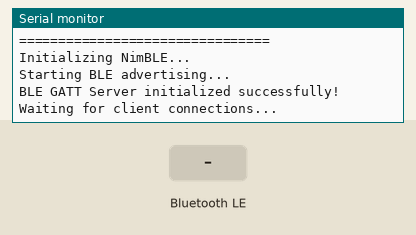
Recording of a program running on a simulated Seeed XIAO ESP32-C3. On the bench: the last lines printed to the serial monitor. The inputs (shaded band) are chosen by the test bench. Nothing arrives over Bluetooth unless stated; a phone connects over Bluetooth LE 3 s after start.

Above: at 1.2 s.
1.3 s: Bluetooth LE write "1" received
At 2.0 s:
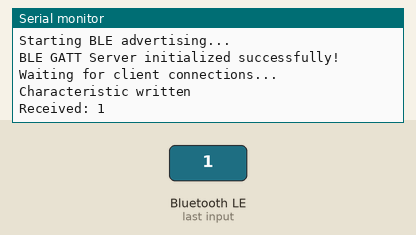
2.8 s: Bluetooth LE write "0" received
At 2.96 s:
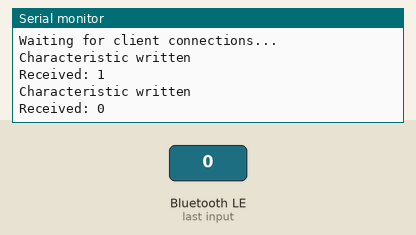
4.5 s: Bluetooth LE write "2" received
At 5.6 s:
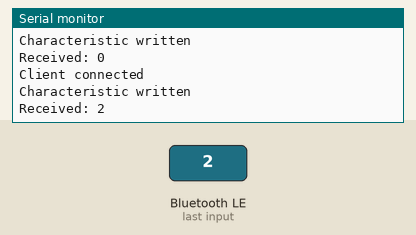

The program:

main.cpp
```cpp
#include <Arduino.h>
#include <NimBLEDevice.h>

// BLE Server variables
NimBLEServer* pServer = nullptr;
NimBLEService* pService = nullptr;
NimBLECharacteristic* pCharacteristic = nullptr;
NimBLECharacteristic* pWriteCharacteristic = nullptr;
NimBLEAdvertising* pAdvertising = nullptr;

// UUIDs for service and characteristics
#define CHARACTERISTIC_UUID "87654321-4321-8765-2109-cba987654321"
#define WRITE_CHAR_UUID     "abcdef01-2345-6789-abcd-ef0123456789"

// Device name for advertising
#define DEVICE_NAME "ModPill"

// Service UUID (was missing) - keep consistent with characteristic
#define SERVICE_UUID "12345678-1234-5678-1234-56789abcdef0"

bool deviceConnected = false;
bool oldDeviceConnected = false;
std::string receivedValue = "";

// Server callbacks to handle connection events
class MyServerCallbacks: public NimBLEServerCallbacks {
    void onConnect(NimBLEServer* pServer) {
        deviceConnected = true;
        Serial.println("Client connected");
        // Stop advertising when a client connects
        NimBLEDevice::stopAdvertising();
    };

    void onDisconnect(NimBLEServer* pServer) {
        deviceConnected = false;
        Serial.println("Client disconnected - start advertising");
        // Restart advertising when client disconnects
        NimBLEDevice::startAdvertising();
    }
};

// Characteristic callbacks to handle read/write operations
class MyCharacteristicCallbacks: public NimBLECharacteristicCallbacks {
    void onRead(NimBLECharacteristic* pCharacteristic) {
        Serial.println("Characteristic read");
        // You can modify the value here before it's sent to the client
        std::string value = "Hello from ModPill!";
        pCharacteristic->setValue(value);
    }

    void onWrite(NimBLECharacteristic* pCharacteristic) {
        Serial.println("Characteristic written");
        receivedValue = pCharacteristic->getValue();

        if (receivedValue.length() > 0) {
            Serial.print("Received: ");
            for (int i = 0; i < receivedValue.length(); i++) {
                Serial.print(receivedValue[i]);
            }
            Serial.println();
        }
    }
};

void initBLE() {
    Serial.println("Initializing NimBLE...");

    // Initialize NimBLE
    NimBLEDevice::init(DEVICE_NAME);

    // Set the transmission power, this will affect the connection range
    NimBLEDevice::setPower(ESP_PWR_LVL_P9); // +9dBm

    // Create the BLE Server
    pServer = NimBLEDevice::createServer();
    pServer->setCallbacks(new MyServerCallbacks());

    // Create the BLE Service
    pService = pServer->createService(SERVICE_UUID);

    // Create a BLE Characteristic for reading
    pCharacteristic = pService->createCharacteristic(
                         CHARACTERISTIC_UUID,
                         NIMBLE_PROPERTY::READ |
                         NIMBLE_PROPERTY::NOTIFY
                       );

    // Create a BLE Characteristic for writing
    pWriteCharacteristic = pService->createCharacteristic(
                             WRITE_CHAR_UUID,
                             NIMBLE_PROPERTY::WRITE |
                             NIMBLE_PROPERTY::WRITE_NR
                           );

    // Set callbacks for characteristics
    pCharacteristic->setCallbacks(new MyCharacteristicCallbacks());
    pWriteCharacteristic->setCallbacks(new MyCharacteristicCallbacks());

    // Set initial values
    pCharacteristic->setValue("ModPill Ready");

    // Start the service
    pService->start();

    // Start advertising
    pAdvertising = NimBLEDevice::getAdvertising();
    // Advertise the primary service UUID so mobile devices can filter by it
    pAdvertising->addServiceUUID(SERVICE_UUID);
    // Include the device name in the advertisement payload so iOS scanners see it quickly
    pAdvertising->setName(DEVICE_NAME);
    // Make sure service UUID and name are available in the scan response
    // Construct a scan response payload containing the local name
    NimBLEAdvertisementData scanResp;
    scanResp.setName(DEVICE_NAME);
    pAdvertising->setScanResponseData(scanResp);

    Serial.println("Starting BLE advertising...");
    NimBLEDevice::startAdvertising();

    Serial.println("BLE GATT Server initialized successfully!");
    Serial.println("Waiting for client connections...");
}

void setup() {
    // Initialize serial communication
    Serial.begin(115200);
    while (!Serial) {
        delay(100);
    }

    Serial.println("ModPill ESP32 NimBLE GATT Server");
    Serial.println("================================");

    // Initialize BLE
    initBLE();
}

void loop() {
    // Handle connection state changes
    if (!deviceConnected && oldDeviceConnected) {
        delay(500); // give the bluetooth stack the chance to get things ready
        pServer->startAdvertising(); // restart advertising
        Serial.println("Restart advertising");
        oldDeviceConnected = deviceConnected;
    }

    // Handle new connections
    if (deviceConnected && !oldDeviceConnected) {
        oldDeviceConnected = deviceConnected;
    }

    // If connected, you can send notifications here
    if (deviceConnected) {
        // Example: Send a notification every 5 seconds
        static unsigned long lastNotification = 0;
        if (millis() - lastNotification > 5000) {
            std::string notifyValue = std::string("Notification: ") + String(millis()).c_str();
            pCharacteristic->setValue(notifyValue);
            pCharacteristic->notify();
            lastNotification = millis();
        }
    }

    delay(100);
}
```

Measured:
- after the input at 1.3 s, the serial monitor: prints a new line at once (image 1)
- after the input at 2.8 s, the serial monitor: prints a new line at once (image 2)
- after the input at 4.5 s, the serial monitor: prints a new line at once (image 3)
